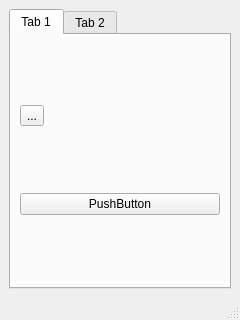
<?xml version="1.0" encoding="UTF-8"?>
<ui version="4.0">
 <class>MainWindow</class>
 <widget class="QMainWindow" name="MainWindow">
  <property name="geometry">
   <rect>
    <x>0</x>
    <y>0</y>
    <width>240</width>
    <height>320</height>
   </rect>
  </property>
  <property name="windowTitle">
   <string>MainWindow</string>
  </property>
  <widget class="QWidget" name="centralwidget">
   <layout class="QHBoxLayout" name="horizontalLayout">
    <item>
     <widget class="QTabWidget" name="tabWidget">
      <widget class="QWidget" name="tab">
       <attribute name="title">
        <string>Tab 1</string>
       </attribute>
       <layout class="QVBoxLayout" name="verticalLayout">
        <item>
         <widget class="QToolButton" name="toolButton">
          <property name="text">
           <string>...</string>
          </property>
         </widget>
        </item>
        <item>
         <widget class="QPushButton" name="pushButton">
          <property name="text">
           <string>PushButton</string>
          </property>
         </widget>
        </item>
       </layout>
      </widget>
      <widget class="QWidget" name="tab_2">
       <attribute name="title">
        <string>Tab 2</string>
       </attribute>
      </widget>
     </widget>
    </item>
   </layout>
  </widget>
  <widget class="QMenuBar" name="menubar">
   <property name="geometry">
    <rect>
     <x>0</x>
     <y>0</y>
     <width>240</width>
     <height>21</height>
    </rect>
   </property>
  </widget>
  <widget class="QStatusBar" name="statusbar"/>
 </widget>
 <resources/>
 <connections/>
</ui>
